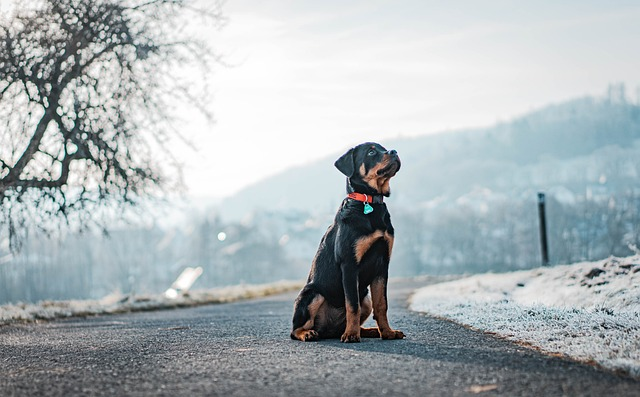
#> input picture dog-7514202_640.jpg, 640 x 397 px
$ python goruntuEsikleme.py
#> lines starting #> are read from the running program, lines starting #| are printed output that depends on the picture; after the words box and inside, x2 and y2 are one past the last pixel; in counts of white or black regions, pixels touching at a corner belong together
import cv2
import matplotlib.pyplot as plt

# resmi içe aktar
img = cv2.imread("dog-7514202_640.jpg")
#> img is the input picture: shape (397, 640, 3); mean B, G, R 182.2, 179.2, 170.8
img = cv2.cvtColor(img, cv2.COLOR_BGR2GRAY)
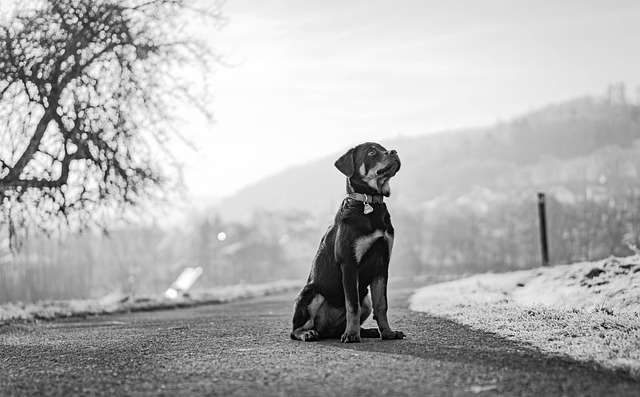
#> img: shape (397, 640); min 0, max 255, mean 177

plt.figure()
plt.imshow(img, cmap = "gray")
plt.axis("off")
plt.show()


# eşikleme
_, thresh_img = cv2.threshold(img, thresh = 120, maxval = 255, type = cv2.THRESH_BINARY)
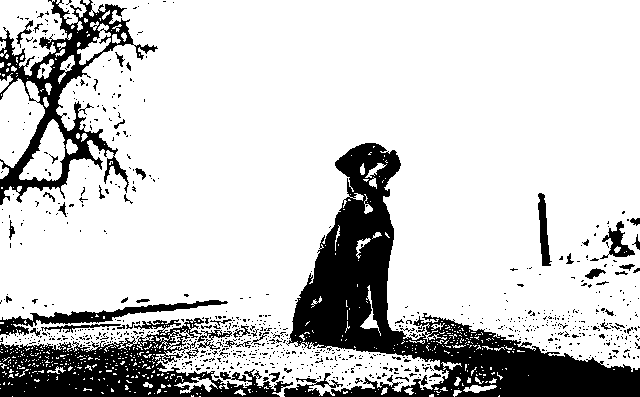
#> thresh_img: shape (397, 640); 80.1% white; 837 black regions (786 under 20 px), largest, box (x1, y1, x2, y2) and area: (284, 143, 640, 397) 25078, (0, 318, 293, 397) 10248, (0, 0, 158, 205) 7619

plt.figure()
plt.imshow(thresh_img, cmap = "gray")
plt.axis("off")
plt.show()

# uyarlamalı eşik değeri
thresh_img2 = cv2.adaptiveThreshold(img, 255, cv2.ADAPTIVE_THRESH_MEAN_C, cv2.THRESH_BINARY, 11,8)
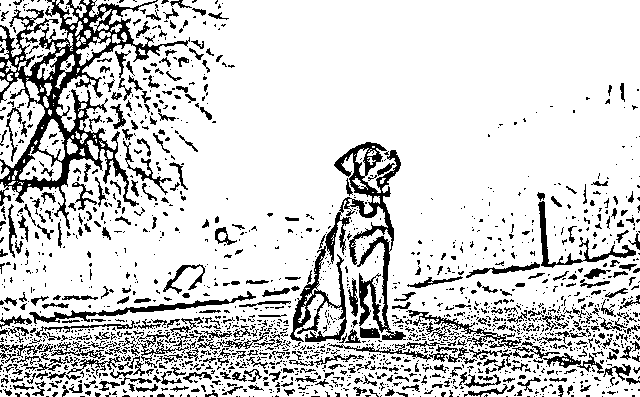
#> thresh_img2: shape (397, 640); 82.1% white; 1866 black regions (1473 under 20 px), largest, box (x1, y1, x2, y2) and area: (0, 0, 190, 229) 8851, (290, 142, 406, 342) 5457, (29, 291, 256, 324) 1080
plt.figure()
plt.imshow(thresh_img2, cmap = "gray")
plt.axis("off")
plt.show()
